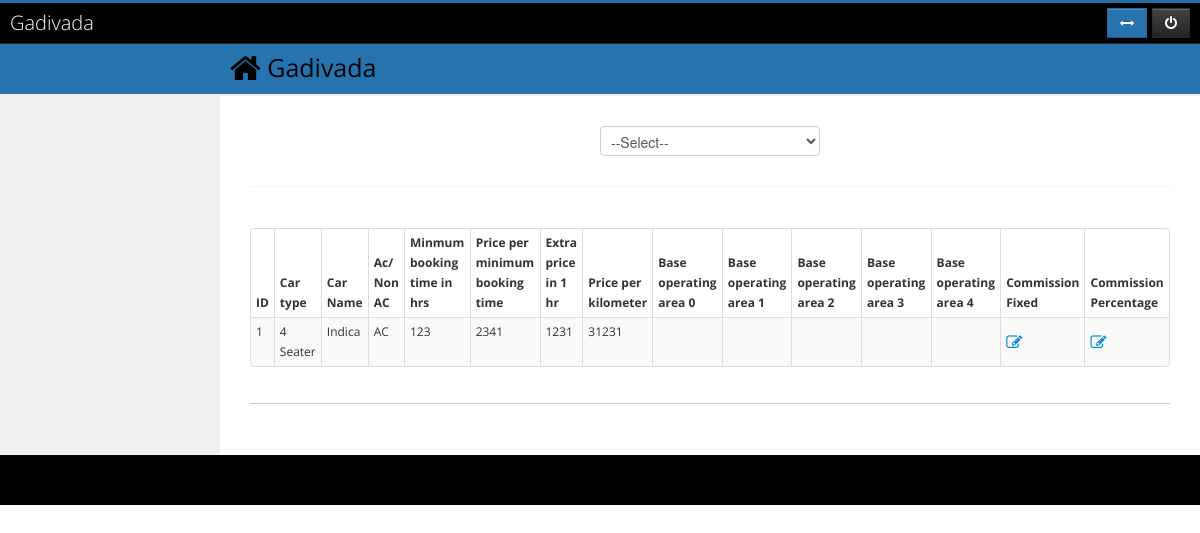
Page /index.php/admin_c/outstation_flexible_commission on the earlier database version.
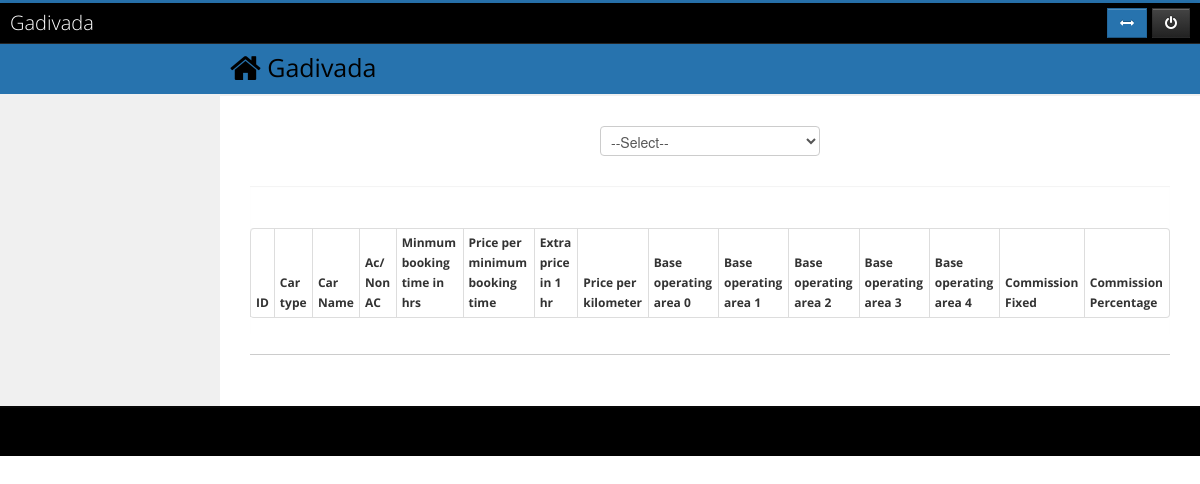
Same page on the later database version.
### tables this page shows
CREATE TABLE IF NOT EXISTS `pricing_outstation` (
  `ID` int(11) NOT NULL AUTO_INCREMENT,
  `agent_id` int(11) NOT NULL,
  `price_for` varchar(50) NOT NULL COMMENT '1-Fexible, 2-Package',
  `car_type_id` int(11) NOT NULL,
  `car_model_id` int(11) NOT NULL,
  `ac_nonac` varchar(50) NOT NULL,
  `package` varchar(255) NOT NULL,
  `min_time_hr` varchar(40) DEFAULT NULL,
  `price_per_min_booking_time` int(11) DEFAULT NULL,
  `extra_price_per_hr` int(11) DEFAULT NULL,
  `price_per_km` int(11) DEFAULT NULL,
  `commision_fixed` int(11) DEFAULT NULL,
  `commision_percentage` int(11) DEFAULT NULL,
  `base_operating_area_0` varchar(40) DEFAULT NULL,
  `base_operating_area_1` varchar(40) DEFAULT NULL,
  `base_operating_area_2` varchar(40) DEFAULT NULL,
  `base_operating_area_3` varchar(40) DEFAULT NULL,
  `base_operating_area_4` varchar(40) DEFAULT NULL,
  PRIMARY KEY (`ID`),
  KEY `FK_pricing_outstation.car_type_id` (`car_type_id`),
  KEY `FK_pricing_outstation.car_model_id` (`car_model_id`)
);

CREATE TABLE IF NOT EXISTS `car_type` (
  `ID` int(11) NOT NULL AUTO_INCREMENT,
  `TYPE_NAME` varchar(100) DEFAULT NULL,
  PRIMARY KEY (`ID`)
);

CREATE TABLE IF NOT EXISTS `car_model` (
  `ID` int(11) NOT NULL AUTO_INCREMENT,
  `TYPE_ID` int(11) NOT NULL DEFAULT '0',
  `MODEL_NAME` varchar(100) NOT NULL,
  PRIMARY KEY (`ID`)
);

### application/controllers/admin_c.php (called while the page is built, shortened)
<?php if ( ! defined('BASEPATH')) exit('No direct script access allowed');
class Admin_c extends CI_Controller {
	function __construct()
	{
		$this->load->model('admin_m');
		$this->load->model('city_m');
		$this->load->model('car_type_m');
		$this->load->model('area_m');
		$this->load->model('car_model_m');
		$this->load->model('features_m');
		$this->load->model('packages_m');
		$this->load->model('discounts_m');
		$this->load->model('pricing_m');
		$this->load->model('cancellation_m');
	}
	public function outstation_flexible_commission()
	{
		$data['com'] = 'active';
		$data['outFlexiData'] = $this->pricing_m->get_all_outstation_flexible_data('flexible');
		$this->load->view('admin/outstation_flexible_commission',$data);
	}
}
?>

### index.php (called while the page is built, shortened)
<?php
require_once BASEPATH.'core/CodeIgniter.php';

### application/models/pricing_m.php (called while the page is built, shortened)
<?php
Class Pricing_m extends CI_Model{
	function get_all_outstation_flexible_data($type='',$id=0)
	{
			$this->db->join('car_type', 'car_type.ID = pricing_outstation.car_type_id');
			$this->db->join('car_model', 'car_model.TYPE_ID = car_type.ID and car_model.ID = pricing_outstation.car_model_id ');
			$this->db->join('package_outstation', 'package_outstation.ID = pricing_outstation.package','left');
			if($type == 'flexible'){
				$this->db->where('price_for','Flexible');
			}
			$this->db->distinct();
		$query=$this->db->get()->result();
		return $query;
	}
}
?>

### application/views/admin/outstation_flexible_commission.php (the view, shortened to what this page needs)
<div align="center">
<form name="myform" method="post" action="<?php echo base_url()?>admin_c/commission_select">
	<select name='comm' onchange="this.form.submit()">
		<option value="">--Select--</option>
	</select>
</form>
</div>
<div id="collapse4" class="body">
	<h3>Outstation Flexible Commission</h3>
	<table id="dataTable" class="table table-bordered table-condensed table-hover table-striped">
		<thead>
			<tr>
				<th>ID</th>
				<th>Car type</th>
				<th>Car Name</th>
				<th>Ac/ Non AC</th>
				<th>Minmum booking time in hrs</th>
				<th>Price per minimum booking time</th>
				<th>Extra price in 1 hr</th>
				<th>Price per kilometer</th>
				<th>Base operating area 0</th>
				<th>Base operating area 1</th>
				<th>Base operating area 2</th>
				<th>Base operating area 3</th>
				<th>Base operating area 4</th>
				<th>Commission Fixed</th>
				<th>Commission Percentage</th>
			</tr>
		</thead>
		<tbody>
		<?php $numbers = 1;
		foreach($outFlexiData as $row){ ?>
		<tr>
			<td><?php echo $numbers ?></td>
			<td><?php echo $row->TYPE_NAME ?></td>
			<td><?php echo $row->MODEL_NAME ?></td>
			<td><?php echo $row->ac_nonac ?></td>
			<td><?php echo $row->min_time_hr ?></td>
			<td><?php echo $row->price_per_min_booking_time ?></td>
			<td><?php echo $row->extra_price_per_hr ?></td>
			<td><?php echo $row->price_per_km ?></td>
			<td><?php echo $row->base_operating_area_0 ?></td>
			<td><?php echo $row->base_operating_area_1 ?></td>
			<td><?php echo $row->base_operating_area_2 ?></td>
			<td><?php echo $row->base_operating_area_3 ?></td>
			<td><?php echo $row->base_operating_area_4 ?></td>
			<td>
				<span id="span_<?php echo $row->ID?>"><?php echo $row->commision_fixed ?></span>
				<a id="<?php echo 'edit_'.$row->ID?>" class="icon-edit icon-large"
				    onclick="fixed_edit(<?php echo $row->ID?>);"
					href="javascript:void(0);" >
				</a>
			</td>
			<td>
				<span id="span1_<?php echo $row->ID?>"><?php echo $row->commision_percentage ?></span>
				<a id="<?php echo 'edit1_'.$row->ID?>" class="icon-edit icon-large"
				    onclick="percentage_edit(<?php echo $row->ID?>);"
					href="javascript:void(0);" >
				</a>
			</td>
		<?php $numbers ++; ?>
		</tr>
		<?php } ?>
		</tbody>
	</table>
</div>

Differences in the rows shown:
removed pricing_outstation: car_type.TYPE_NAME "4 Seater", car_model.MODEL_NAME "Indica", ac_nonac "AC", min_time_hr "123", price_per_min_booking_time "2341", extra_price_per_hr "1231", price_per_km "31231"
